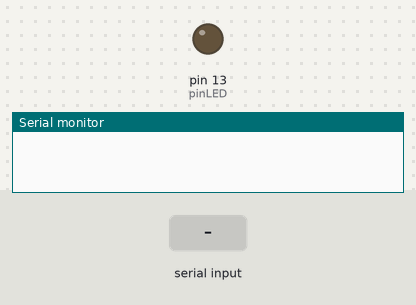
Simulated run of this sketch. Board: Arduino Uno, built with avr-gcc and run on an emulated ATmega328P. On the bench: output pins drawn as LEDs (lit = HIGH), the last lines printed to the serial monitor. Inputs (shaded band) come from the test bench.

Above: at 1.2 s.
1.3 s: "1" received over Serial
At 1.55 s:
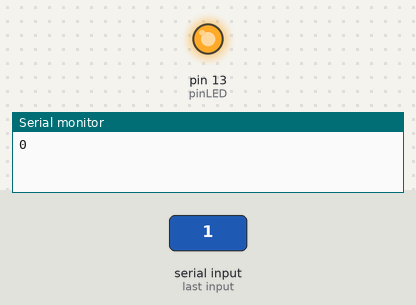
Timing chart, 0 to 4.3 s (numbered marks = the images above; inputs shaded):
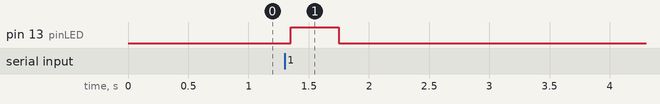

The sketch:

write.ino
```cpp
const int pinLED = 13;

void setup()
{
   Serial.begin(9600);
   pinMode(pinLED, OUTPUT);
}

void loop()
{
   if (Serial.available()>0)
   {
      char option = Serial.read();
      delay(50);
      if (option >= '1' && option <= '9')
      {
         option -= '0';
         for (int i = 0;i<option;i++)
         {
            Serial.print(i);
            digitalWrite(pinLED, HIGH);
            delay(400);
            digitalWrite(pinLED, LOW);
            delay(400);
            while (Serial.read() != 'r');
         }
         Serial.println("Fin");
      }
   }
}
```

Measured:
- after the input at 1.3 s, pin 13 (pinLED): LOW → HIGH after 0.05 s, → LOW 0.40 s later
